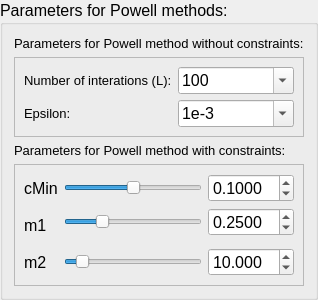
           <widget class="QGroupBox" name="gbParamPowell">
            <property name="font">
             <font>
              <pointsize>12</pointsize>
             </font>
            </property>
            <property name="title">
             <string>Parameters for Powell methods:</string>
            </property>
            <layout class="QVBoxLayout" name="verticalLayout_4">
             <item>
              <widget class="QLabel" name="label_5">
               <property name="text">
                <string>&lt;html&gt;&lt;head/&gt;&lt;body&gt;&lt;p&gt;&lt;span style=&quot; font-size:10pt;&quot;&gt;Parameters for Powell method without constraints:&lt;/span&gt;&lt;/p&gt;&lt;/body&gt;&lt;/html&gt;</string>
               </property>
              </widget>
             </item>
             <item>
              <widget class="QFrame" name="frame_3">
               <property name="frameShape">
                <enum>QFrame::StyledPanel</enum>
               </property>
               <property name="frameShadow">
                <enum>QFrame::Raised</enum>
               </property>
               <layout class="QGridLayout" name="gridLayout_6">
                <item row="0" column="0">
                 <widget class="QLabel" name="lblMaxIterations">
                  <property name="sizePolicy">
                   <sizepolicy hsizetype="Fixed" vsizetype="Preferred">
                    <horstretch>0</horstretch>
                    <verstretch>0</verstretch>
                   </sizepolicy>
                  </property>
                  <property name="text">
                   <string>&lt;html&gt;&lt;head/&gt;&lt;body&gt;&lt;p&gt;&lt;span style=&quot; font-size:10pt;&quot;&gt;Number of interations (L):&lt;/span&gt;&lt;/p&gt;&lt;/body&gt;&lt;/html&gt;</string>
                  </property>
                 </widget>
                </item>
                <item row="0" column="1">
                 <widget class="QComboBox" name="cmbMaxIterations">
                  <property name="sizePolicy">
                   <sizepolicy hsizetype="Preferred" vsizetype="Fixed">
                    <horstretch>0</horstretch>
                    <verstretch>15</verstretch>
                   </sizepolicy>
                  </property>
                  <property name="minimumSize">
                   <size>
                    <width>0</width>
                    <height>15</height>
                   </size>
                  </property>
                  <property name="editable">
                   <bool>true</bool>
                  </property>
                  <item>
                   <property name="text">
                    <string>100</string>
                   </property>
                  </item>
                  <item>
                   <property name="text">
                    <string>200</string>
                   </property>
                  </item>
                  <item>
                   <property name="text">
                    <string>400</string>
                   </property>
                  </item>
                  <item>
                   <property name="text">
                    <string>600</string>
                   </property>
                  </item>
                  <item>
                   <property name="text">
                    <string>800</string>
                   </property>
                  </item>
                  <item>
                   <property name="text">
                    <string>1000</string>
                   </property>
                  </item>
                 </widget>
                </item>
                <item row="1" column="0">
                 <widget class="QLabel" name="lblEpsilon">
                  <property name="text">
                   <string>&lt;html&gt;&lt;head/&gt;&lt;body&gt;&lt;p&gt;&lt;span style=&quot; font-size:10pt;&quot;&gt;Epsilon:&lt;/span&gt;&lt;/p&gt;&lt;/body&gt;&lt;/html&gt;</string>
                  </property>
                 </widget>
                </item>
                <item row="1" column="1">
                 <widget class="QComboBox" name="cmbPowellEpsilon">
                  <property name="sizePolicy">
                   <sizepolicy hsizetype="Preferred" vsizetype="Fixed">
                    <horstretch>0</horstretch>
                    <verstretch>15</verstretch>
                   </sizepolicy>
                  </property>
                  <property name="minimumSize">
                   <size>
                    <width>0</width>
                    <height>15</height>
                   </size>
                  </property>
                  <property name="editable">
                   <bool>true</bool>
                  </property>
                  <item>
                   <property name="text">
                    <string>1e-3</string>
                   </property>
                  </item>
                  <item>
                   <property name="text">
                    <string>1e-4</string>
                   </property>
                  </item>
                  <item>
                   <property name="text">
                    <string>1e-5</string>
                   </property>
                  </item>
                  <item>
                   <property name="text">
                    <string>1e-6</string>
                   </property>
                  </item>
                  <item>
                   <property name="text">
                    <string>1e-7</string>
                   </property>
                  </item>
                  <item>
                   <property name="text">
                    <string>1e-8</string>
                   </property>
                  </item>
                 </widget>
                </item>
               </layout>
              </widget>
             </item>
             <item>
              <widget class="QLabel" name="label_6">
               <property name="text">
                <string>&lt;html&gt;&lt;head/&gt;&lt;body&gt;&lt;p&gt;&lt;span style=&quot; font-size:10pt;&quot;&gt;Parameters for Powell method with constraints:&lt;/span&gt;&lt;/p&gt;&lt;/body&gt;&lt;/html&gt;</string>
               </property>
              </widget>
             </item>
             <item>
              <widget class="QFrame" name="frmPowellConstrParams">
               <property name="frameShape">
                <enum>QFrame::StyledPanel</enum>
               </property>
               <property name="frameShadow">
                <enum>QFrame::Raised</enum>
               </property>
               <layout class="QGridLayout" name="gridLayout_7">
                <item row="3" column="0">
                 <widget class="QLabel" name="lblPowellConstrParamM1_2">
                  <property name="text">
                   <string>m2</string>
                  </property>
                 </widget>
                </item>
                <item row="1" column="0" rowspan="2">
                 <widget class="QLabel" name="lblPowellConstrParamM1">
                  <property name="text">
                   <string>m1</string>
                  </property>
                 </widget>
                </item>
                <item row="1" column="1">
                 <widget class="QSlider" name="hSldM1">
                  <property name="maximum">
                   <number>1000</number>
                  </property>
                  <property name="singleStep">
                   <number>1</number>
                  </property>
                  <property name="value">
                   <number>250</number>
                  </property>
                  <property name="orientation">
                   <enum>Qt::Horizontal</enum>
                  </property>
                 </widget>
                </item>
                <item row="0" column="0">
                 <widget class="QLabel" name="lblPowellConstrParamCMin">
                  <property name="sizePolicy">
                   <sizepolicy hsizetype="Fixed" vsizetype="Preferred">
                    <horstretch>0</horstretch>
                    <verstretch>0</verstretch>
                   </sizepolicy>
                  </property>
                  <property name="text">
                   <string>cMin</string>
                  </property>
                 </widget>
                </item>
                <item row="1" column="2">
                 <widget class="QDoubleSpinBox" name="dSBM1">
                  <property name="minimumSize">
                   <size>
                    <width>0</width>
                    <height>20</height>
                   </size>
                  </property>
                  <property name="decimals">
                   <number>4</number>
                  </property>
                  <property name="maximum">
                   <double>1.000000000000000</double>
                  </property>
                  <property name="singleStep">
                   <double>0.001000000000000</double>
                  </property>
                  <property name="value">
                   <double>0.250000000000000</double>
                  </property>
                 </widget>
                </item>
                <item row="0" column="2">
                 <widget class="QDoubleSpinBox" name="dSBcMin">
                  <property name="minimumSize">
                   <size>
                    <width>0</width>
                    <height>20</height>
                   </size>
                  </property>
                  <property name="decimals">
                   <number>4</number>
                  </property>
                  <property name="minimum">
                   <double>0.000100000000000</double>
                  </property>
                  <property name="maximum">
                   <double>0.200000000000000</double>
                  </property>
                  <property name="singleStep">
                   <double>0.000100000000000</double>
                  </property>
                  <property name="value">
                   <double>0.100000000000000</double>
                  </property>
                 </widget>
                </item>
                <item row="3" column="1">
                 <widget class="QSlider" name="hSldM2">
                  <property name="minimum">
                   <number>10</number>
                  </property>
                  <property name="maximum">
                   <number>1000</number>
                  </property>
                  <property name="singleStep">
                   <number>1</number>
                  </property>
                  <property name="value">
                   <number>100</number>
                  </property>
                  <property name="orientation">
                   <enum>Qt::Horizontal</enum>
                  </property>
                 </widget>
                </item>
                <item row="3" column="2">
                 <widget class="QDoubleSpinBox" name="dSBM2">
                  <property name="minimumSize">
                   <size>
                    <width>0</width>
                    <height>20</height>
                   </size>
                  </property>
                  <property name="decimals">
                   <number>3</number>
                  </property>
                  <property name="minimum">
                   <double>1.000000000000000</double>
                  </property>
                  <property name="maximum">
                   <double>100.000000000000000</double>
                  </property>
                  <property name="singleStep">
                   <double>0.001000000000000</double>
                  </property>
                  <property name="value">
                   <double>10.000000000000000</double>
                  </property>
                 </widget>
                </item>
                <item row="0" column="1">
                 <widget class="QSlider" name="hSldcMin">
                  <property name="maximum">
                   <number>200</number>
                  </property>
                  <property name="singleStep">
                   <number>1</number>
                  </property>
                  <property name="value">
                   <number>100</number>
                  </property>
                  <property name="orientation">
                   <enum>Qt::Horizontal</enum>
                  </property>
                 </widget>
                </item>
               </layout>
              </widget>
             </item>
            </layout>
           </widget>
